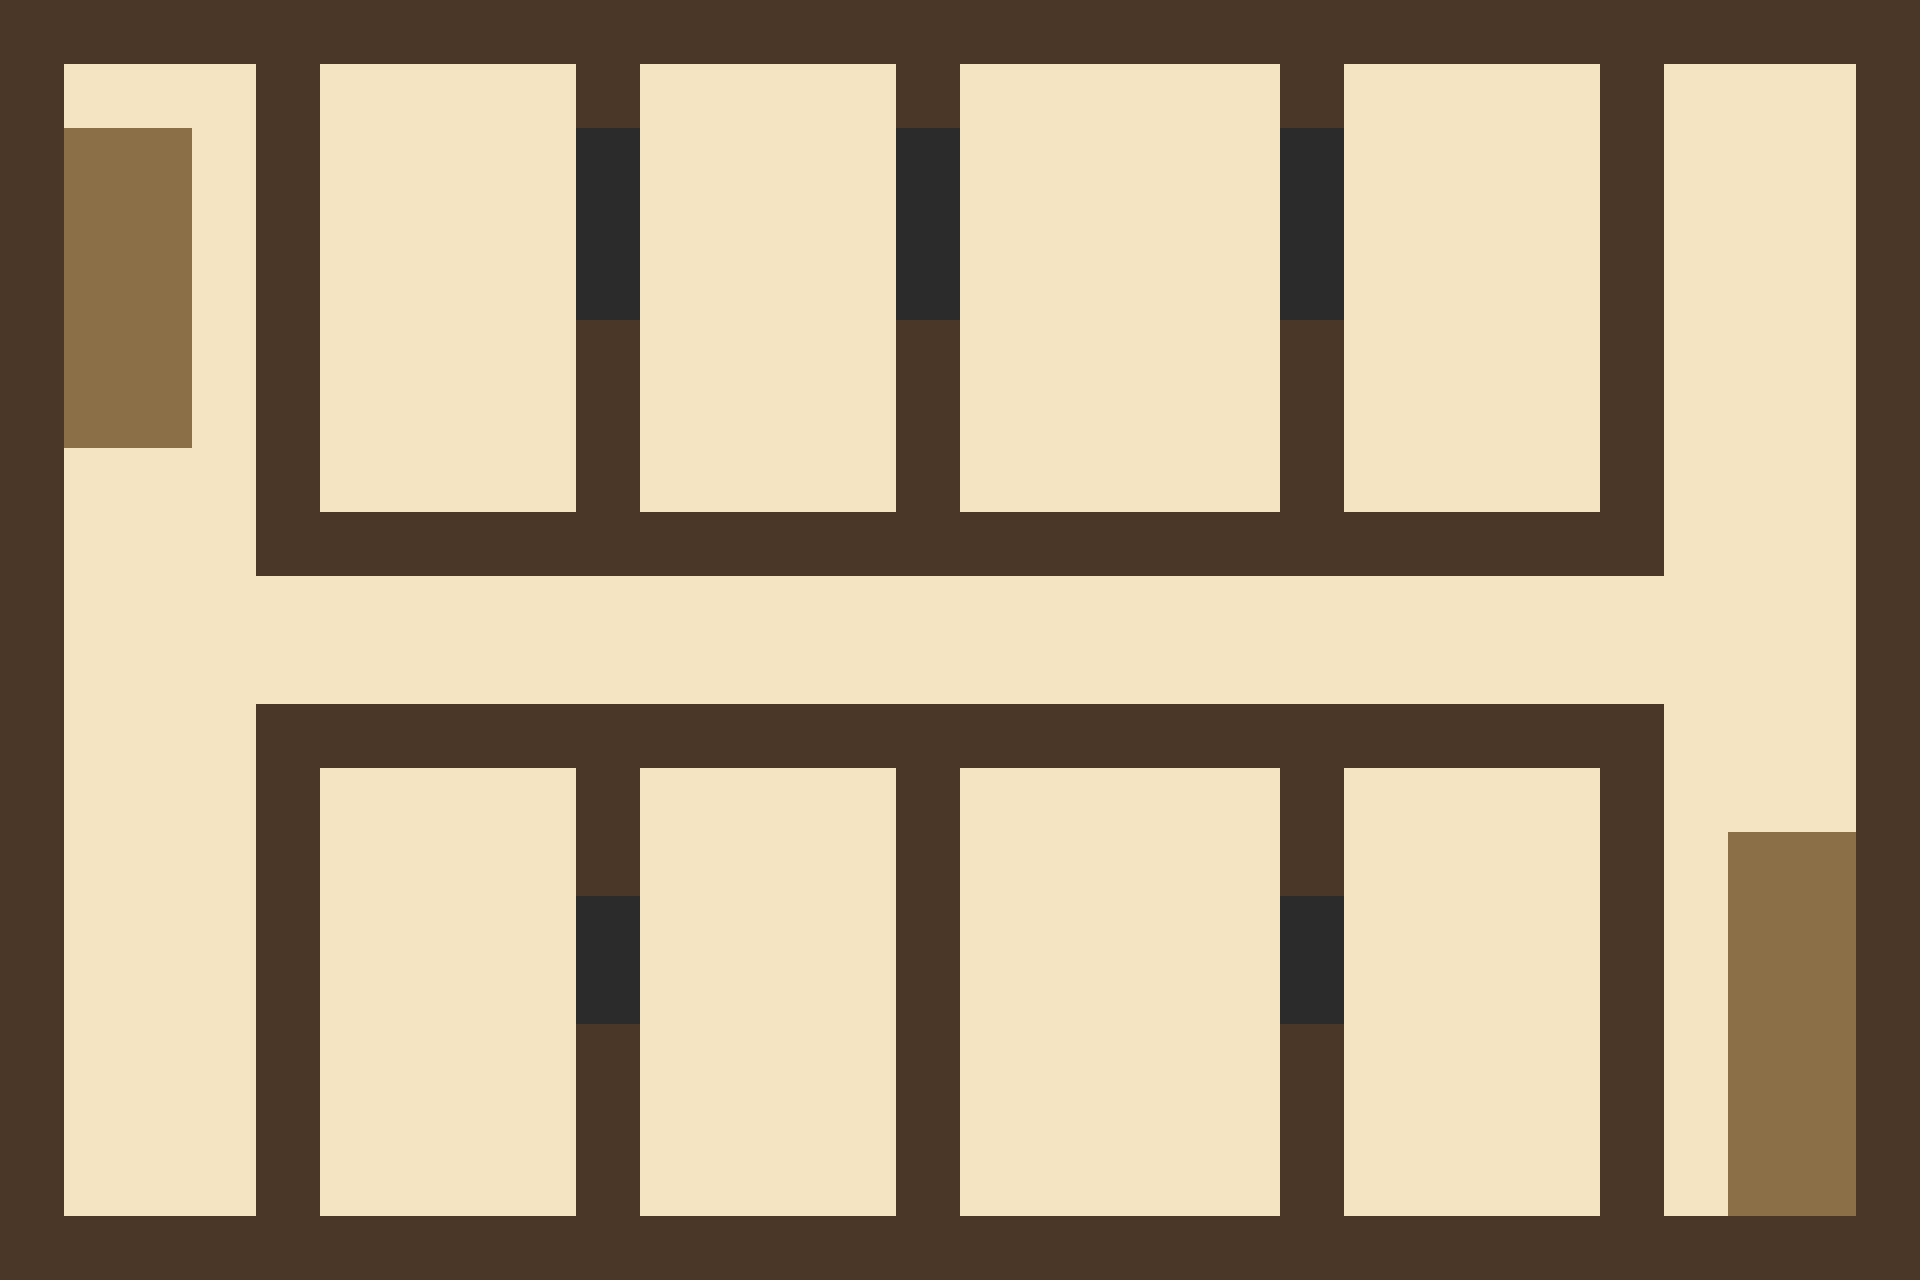

Tiled map render using the project's own tile images. Description and the map definition, with tile-layer contents summarised, below:
An orthogonal 30x20 tile map with 64x64 px tiles, 4 tile layers (floor, walls, дымоходы, stairs), 7 tilesets and 69 objects (14x window, 13x bed, 10x chair, 8x door, 8x fireplace, ...).

<map version="1.10" tiledversion="1.12.2-2-geb83ddb9" orientation="orthogonal" renderorder="right-down" width="30" height="20" tilewidth="64" tileheight="64" infinite="0" nextlayerid="6" nextobjectid="301">
 <properties>
  <property name="capacity" value="20" />
  <property name="era" value="medieval" />
  <property name="floor" value="2" />
  <property name="name" value="Второй этаж трактира" />
  <property name="scale" value="1 клетка = 5 футов = 64 px" />
  <property name="size_ft" value="150x100" />
 </properties>
 <tileset firstgid="1" name="tiles" tilewidth="64" tileheight="64" tilecount="6" columns="6">
  <image source="tiles.png" width="384" height="64" />
 </tileset>
 <tileset firstgid="7" name="object_sprites" tilewidth="256" tileheight="128" tilecount="11" columns="0">
  <grid orientation="orthogonal" width="1" height="1" />
  <tile id="0">
   <image source="worktable.png" width="128" height="64" />
  </tile>
  <tile id="1">
   <image source="window.png" width="64" height="24" />
  </tile>
  <tile id="2">
   <image source="table.png" width="256" height="64" />
  </tile>
  <tile id="3">
   <image source="stove.png" width="64" height="64" />
  </tile>
  <tile id="4">
   <image source="painting.png" width="128" height="24" />
  </tile>
  <tile id="5">
   <image source="hearth.png" width="128" height="128" />
  </tile>
  <tile id="6">
   <image source="fireplace_obj.png" width="128" height="128" />
  </tile>
  <tile id="7">
   <image source="door.png" width="64" height="64" />
  </tile>
  <tile id="8">
   <image source="coffee_table.png" width="64" height="64" />
  </tile>
  <tile id="9">
   <image source="bench.png" width="256" height="64" />
  </tile>
  <tile id="10">
   <image source="armchair.png" width="64" height="64" />
  </tile>
 </tileset>
 <tileset firstgid="18" name="fireplace_wide_3x1" tilewidth="192" tileheight="64" tilecount="1" columns="1">
  <image source="fireplace_wide_3x1.png" width="192" height="64" />
 </tileset>
 <tileset firstgid="19" name="fireplace_wide_with_fire" tilewidth="192" tileheight="64" tilecount="1" columns="1">
  <image source="fireplace_wide_with_fire.png" width="192" height="64" />
 </tileset>
 <tileset firstgid="20" name="fireplace_wide_with_fire" tilewidth="192" tileheight="64" tilecount="1" columns="1">
  <image source="fireplace_wide_with_fire.png" width="192" height="64" />
 </tileset>
 <tileset firstgid="21" name="bed_tiles" tilewidth="128" tileheight="64" tilecount="32" columns="4">
  <image source="bed_tiles.png" width="512" height="512" />
 </tileset>
 <tileset firstgid="53" name="bed_tiles" tilewidth="64" tileheight="64" tilecount="64" columns="8">
  <image source="bed_tiles.png" width="512" height="512" />
 </tileset>
 <layer id="1" name="floor" width="30" height="20">
  <data>[600 cells, 390 non-empty, 1 distinct tile ids]</data>
 </layer>
 <layer id="3" name="walls" width="30" height="20">
  <data>[600 cells, 210 non-empty, 1 distinct tile ids]</data>
 </layer>
 <objectgroup color="#ffaa00" id="2" name="objects">
  <!-- 69 objects omitted --></objectgroup>
 <layer id="5" name="дымоходы" width="30" height="20">
  <data>[600 cells, 13 non-empty, 1 distinct tile ids]</data>
 </layer>
 <layer id="4" name="stairs" width="30" height="20">
  <data>[600 cells, 22 non-empty, 1 distinct tile ids]</data>
 </layer>
</map>
<!-- 69 of 69 objects omitted -->
